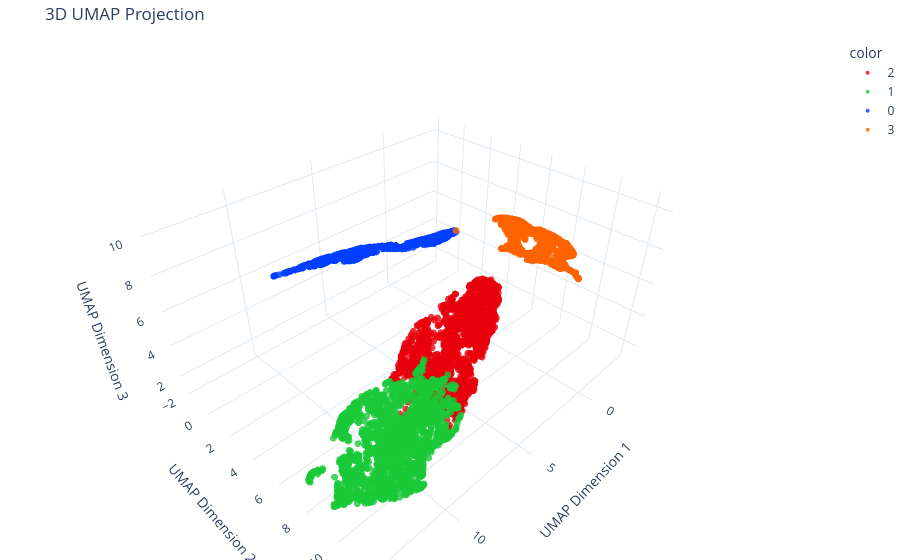

The code cell stored with this chart in its notebook:
### Code cell
def kMeansClustering(original_df, optimal_k):

    kmeans = KMeans(init ='k-means++',
                    n_clusters=optimal_k,
                    random_state=0,
                    n_init=40,
                    max_iter=300)
    
    kmeans.fit(original_df)

    if isinstance(original_df, np.ndarray):
        clustered_df = pd.DataFrame(original_df, columns=[f"Feature_{i+1}" for i in range(original_df.shape[1])])
    else:
        clustered_df = original_df.copy()
    
    
    clustered_df['Cluster'] = kmeans.labels_

    return clustered_df


kMeans_df = kMeansClustering(customer_data_umap, 4)
kMeans_eval_df = evaluate_clustering_model(customer_data_umap, kMeans_df['Cluster'])
display(kMeans_eval_df)
plot_umap(kMeans_df.values[:, :-1], kMeans_df['Cluster'])
# plot_umap_3d(umap_3d_df, labels=kMeans_df['Cluster'])
# plot_umap_clusters(customer_data_feature_reduction, kMeans_df['Cluster'])

kmeans_3d = KMeans(init ='k-means++',
                    n_clusters=4,
                    random_state=0,
                    n_init=40,
                    max_iter=300)
labels_kmeans_3d = kmeans_3d.fit_predict(umap_3d_df)

plot_umap_3d(umap_3d_df, labels_kmeans_3d)

### Figure 1 — Plotly figure (JSON) as saved in the notebook; plotly's stock layout.template omitted (floating-point values rounded to 4 significant figures; data arrays with more than 128 entries replaced by an {"elided": "..."} marker saying what was removed)
{"data": [{"hovertemplate": "color=2<br>x=%{x}<br>y=%{y}<br>z=%{z}<extra></extra>", "legendgroup": "2", "marker": {"color": "#e8000b", "opacity": 0.8, "size": 4, "symbol": "circle"}, "mode": "markers", "name": "2", "scene": "scene", "showlegend": true, "type": "scatter3d", "x": {"elided": "1736 float values"}, "y": {"elided": "1736 float values"}, "z": {"elided": "1736 float values"}}, {"hovertemplate": "color=1<br>x=%{x}<br>y=%{y}<br>z=%{z}<extra></extra>", "legendgroup": "1", "marker": {"color": "#1ac938", "opacity": 0.8, "size": 4, "symbol": "circle"}, "mode": "markers", "name": "1", "scene": "scene", "showlegend": true, "type": "scatter3d", "x": {"elided": "2442 float values"}, "y": {"elided": "2442 float values"}, "z": {"elided": "2442 float values"}}, {"hovertemplate": "color=0<br>x=%{x}<br>y=%{y}<br>z=%{z}<extra></extra>", "legendgroup": "0", "marker": {"color": "#023eff", "opacity": 0.8, "size": 4, "symbol": "circle"}, "mode": "markers", "name": "0", "scene": "scene", "showlegend": true, "type": "scatter3d", "x": {"elided": "734 float values"}, "y": {"elided": "734 float values"}, "z": {"elided": "734 float values"}}, {"hovertemplate": "color=3<br>x=%{x}<br>y=%{y}<br>z=%{z}<extra></extra>", "legendgroup": "3", "marker": {"color": "#ff6200", "opacity": 0.8, "size": 4, "symbol": "circle"}, "mode": "markers", "name": "3", "scene": "scene", "showlegend": true, "type": "scatter3d", "x": {"elided": "940 float values"}, "y": {"elided": "940 float values"}, "z": {"elided": "940 float values"}}], "layout": {"legend": {"title": {"text": "color"}, "tracegroupgap": 0}, "margin": {"b": 0, "l": 0, "r": 0, "t": 40}, "scene": {"domain": {"x": [0, 1], "y": [0, 1]}, "xaxis": {"title": {"text": "UMAP Dimension 1"}}, "yaxis": {"title": {"text": "UMAP Dimension 2"}}, "zaxis": {"title": {"text": "UMAP Dimension 3"}}}, "title": {"text": "3D UMAP Projection"}}}
